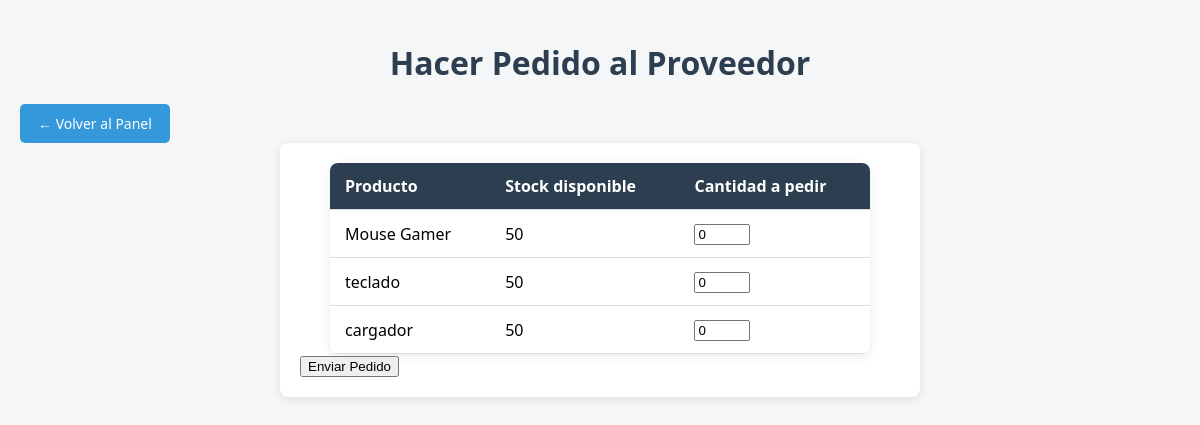
The app's page /hacer_pedido.php with its own data.
### tables this page shows
CREATE TABLE `productos_proveedor` (
  `id` int(11) NOT NULL,
  `proveedor` varchar(100) DEFAULT NULL,
  `nombre` varchar(100) DEFAULT NULL,
  `descripcion` text DEFAULT NULL,
  `precio` decimal(10,2) DEFAULT NULL,
  `stock` int(11) DEFAULT NULL,
  `proveedor_id` int(11) DEFAULT NULL,
  `id_producto` int(11) NOT NULL
);

### hacer_pedido.php (the view, shortened to what this page needs)
<?php
require 'conexion.php';
$sql = "SELECT id, nombre, stock FROM productos_proveedor WHERE stock > 0";
$result = $conn->query($sql);
?>
<!DOCTYPE html>
<html lang="es">
<head>
    <link rel="stylesheet" href="productos.css">
</head>
<body>
    <h1>Hacer Pedido al Proveedor</h1>
    <a href="admin.php" class="btn">← Volver al Panel</a>
    <form method="post">
        <table>
            <thead>
                <tr>
                    <th>Producto</th>
                    <th>Stock disponible</th>
                    <th>Cantidad a pedir</th>
                </tr>
            </thead>
            <tbody>
                <?php while ($row = $result->fetch_assoc()): ?>
                    <tr>
                        <td><?= htmlspecialchars($row['nombre']) ?></td>
                        <td><?= $row['stock'] ?></td>
                        <td>
                            <input type="number" name="cantidades[<?= $row['id'] ?>]" min="0" max="<?= $row['stock'] ?>" value="0">
                        </td>
                    </tr>
                <?php endwhile; ?>
            </tbody>
        </table>
        <button type="submit">Enviar Pedido</button>
    </form>
</body>
</html>

### productos.css (style rules this page uses)
body { font-family: 'Segoe UI', Tahoma, Geneva, Verdana, sans-serif; background-color: #f4f6f8; margin: 0; padding: 20px; }
h1, h2 { color: #2c3e50; text-align: center; margin-bottom: 20px; }
table { width: 90%; margin: auto; border-collapse: collapse; box-shadow: 0 2px 10px rgba(0,0,0,0.1); background-color: white; border-radius: 8px; overflow: hidden; }
th, td { padding: 12px 15px; text-align: left; border-bottom: 1px solid #ddd; }
th { background-color: #2c3e50; color: white; font-weight: bold; }
.btn { padding: 10px 18px; background-color: #3498db; color: white; border: none; border-radius: 5px; text-decoration: none; font-size: 14px; cursor: pointer; transition: background-color 0.3s ease; display: inline-block; }
form { width: 90%; max-width: 600px; margin: auto; background-color: white; padding: 20px; border-radius: 8px; box-shadow: 0 2px 10px rgba(0,0,0,0.1); }

### records on screen
productos_proveedor: nombre "Mouse Gamer", stock "50"
productos_proveedor: nombre "teclado", stock "50"
productos_proveedor: nombre "cargador", stock "50"
